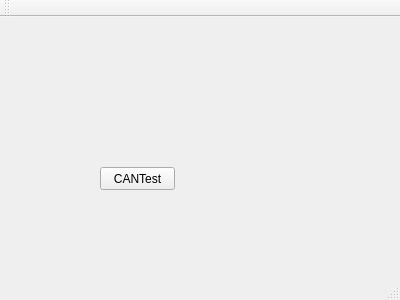
<?xml version="1.0" encoding="UTF-8"?>
<ui version="4.0">
 <class>MainWindow</class>
 <widget class="QMainWindow" name="MainWindow">
  <property name="geometry">
   <rect>
    <x>0</x>
    <y>0</y>
    <width>400</width>
    <height>300</height>
   </rect>
  </property>
  <property name="windowTitle">
   <string>MainWindow</string>
  </property>
  <widget class="QWidget" name="centralWidget">
   <widget class="QPushButton" name="pushButton">
    <property name="geometry">
     <rect>
      <x>100</x>
      <y>150</y>
      <width>75</width>
      <height>23</height>
     </rect>
    </property>
    <property name="text">
     <string>CANTest</string>
    </property>
   </widget>
  </widget>
  <widget class="QMenuBar" name="menuBar">
   <property name="geometry">
    <rect>
     <x>0</x>
     <y>0</y>
     <width>400</width>
     <height>23</height>
    </rect>
   </property>
  </widget>
  <widget class="QToolBar" name="mainToolBar">
   <attribute name="toolBarArea">
    <enum>TopToolBarArea</enum>
   </attribute>
   <attribute name="toolBarBreak">
    <bool>false</bool>
   </attribute>
  </widget>
  <widget class="QStatusBar" name="statusBar"/>
 </widget>
 <layoutdefault spacing="6" margin="11"/>
 <resources/>
 <connections/>
</ui>
